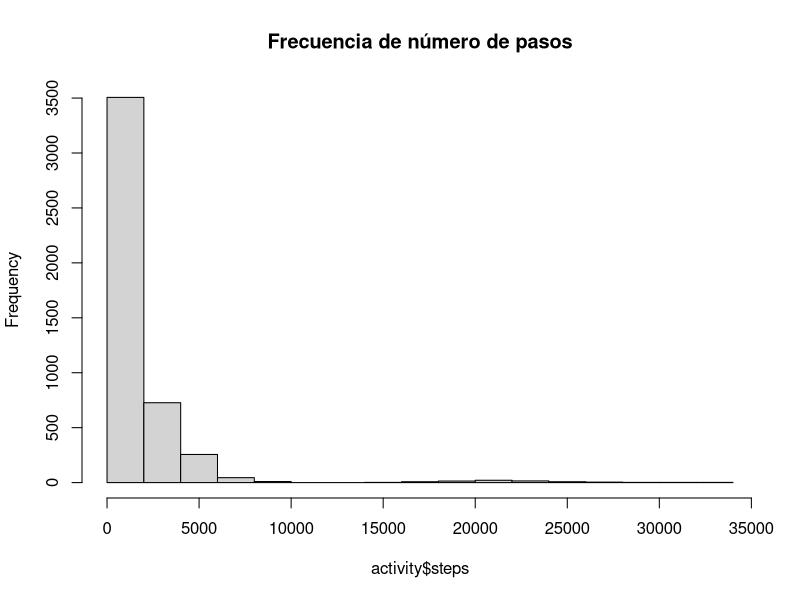
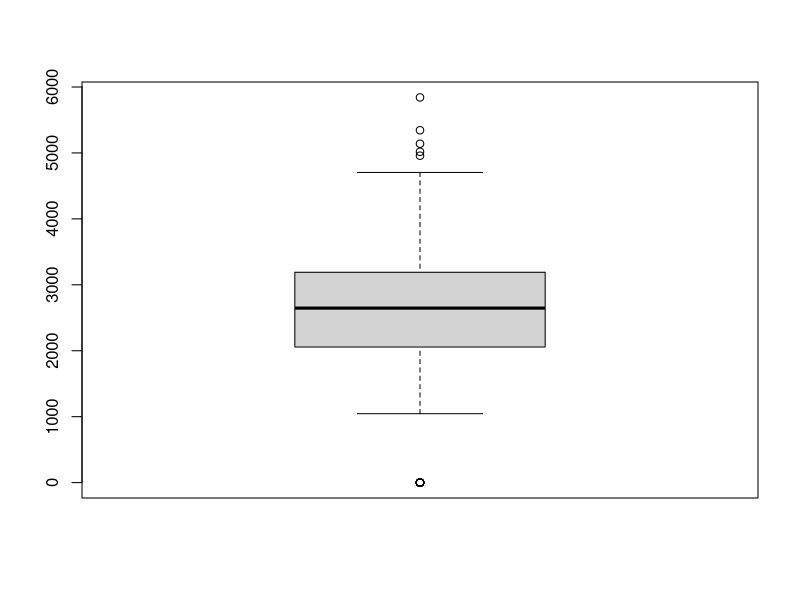
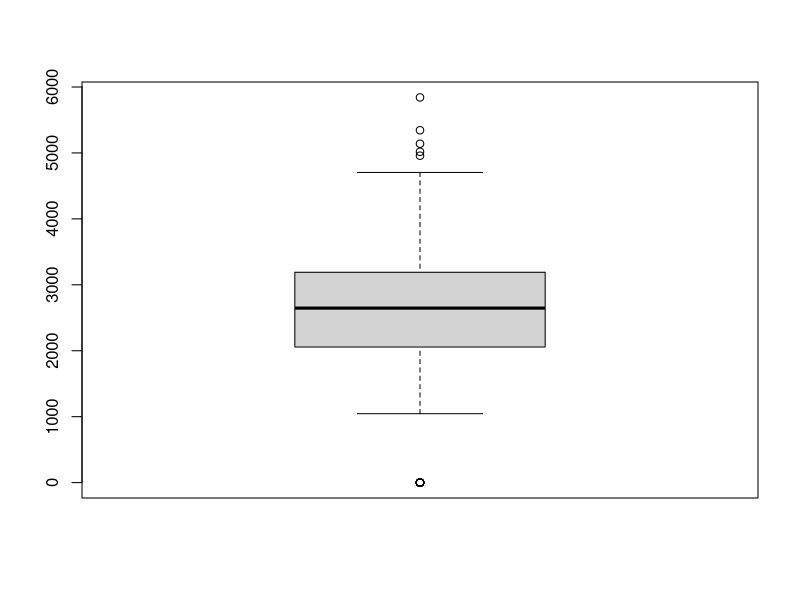
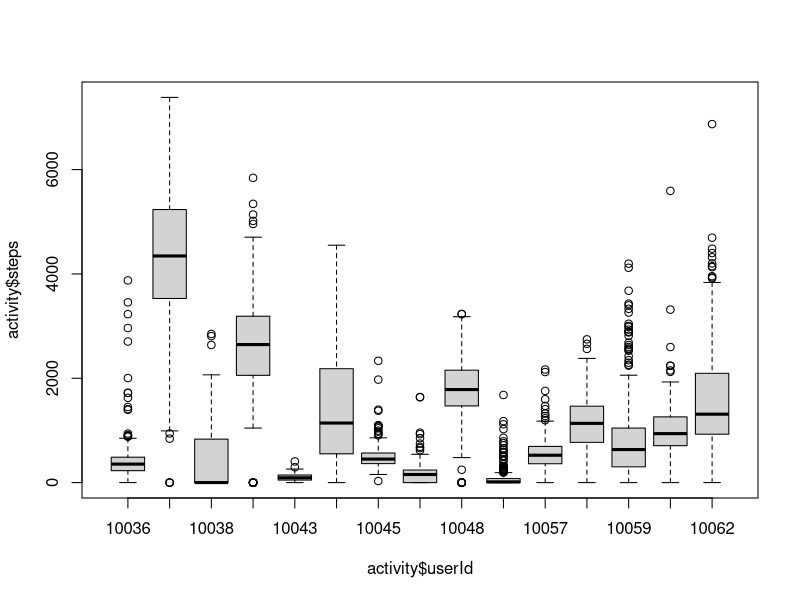
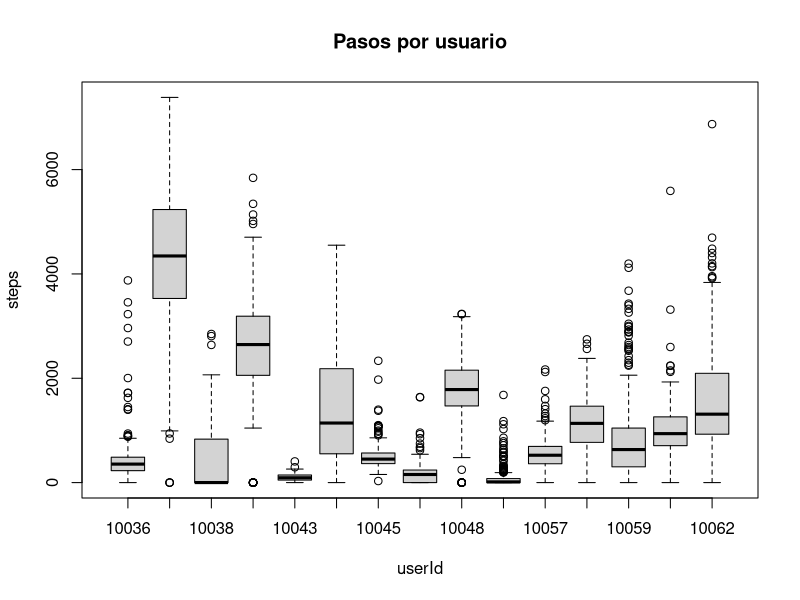
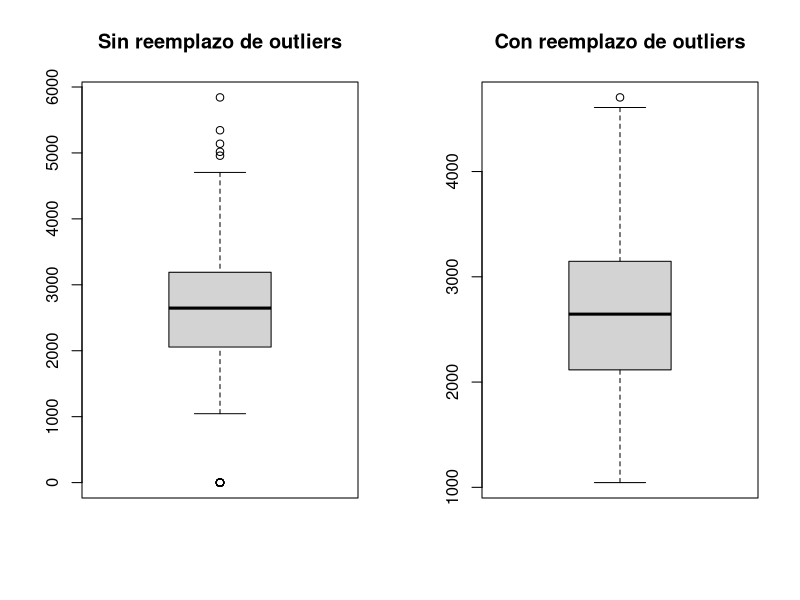
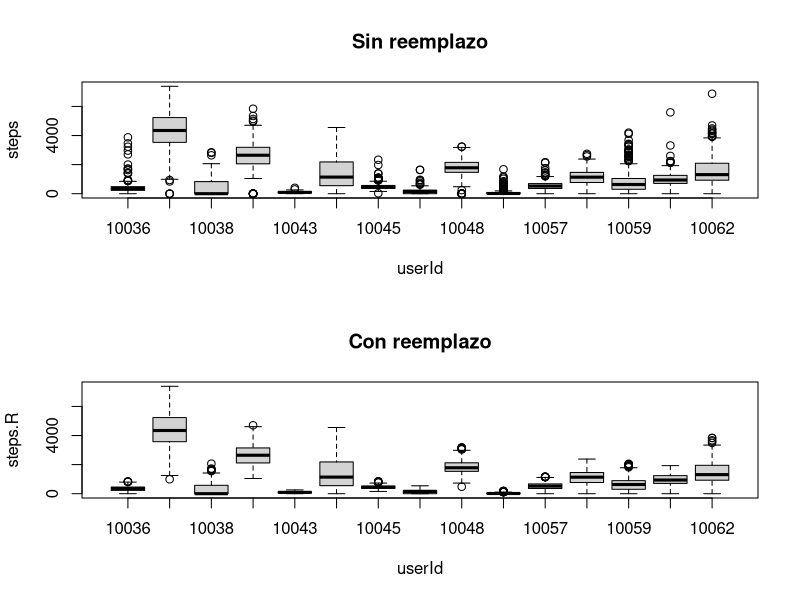

Generate these figures, in order, with R:
#seteamos el directorio de trabajo
setwd("/lab/adictosaltrabajo/rstudio/04")

# Vamos a leer un CSV del proyecto GeriaTIC
# https://www.geriatic.udc.es/el-proyecto/datos-abiertos-open-data-del-proyecto-geria-tic/
user_activity <- read.csv("./user_activity.csv")

user_activity <- read.csv("./user_activity.csv", stringsAsFactors = F)

#para convertir string a fechas
user_activity$registerStartDate <- as.Date(user_activity$registerStartDate, format="%Y/%m/%d")
user_activity$registerFinalDate <- as.Date(user_activity$registerFinalDate, format="%Y/%m/%d")

#para convertir strings a fecha-hora
user_activity$sleepStartDate <- strptime(user_activity$sleepStartDate, format="%Y/%m/%d %H:%M:%S", tz = "UTC")
user_activity$sleepStopDate <- strptime(user_activity$sleepStopDate, format="%Y/%m/%d %H:%M:%S", tz = "UTC")

#nos quedamos con una version simplificada
activity <- user_activity[,c("userId","registerStartDate","steps","distance","calories")]

# Histograma numero de pasos
hist(activity$steps, main="Frecuencia de número de pasos")

# hasta 2000 pasos es bajo
# de 2000 - 4000 pasos sería medio
# de 4000 - 6000 pasos estaría alto
# > 6000 muy alto

# Vamos a convertir la variable numerica "pasos" en categorica
# para ello definimos los puntos de corte
breakPoints <- c(0, 2000, 4000, 6000, Inf)
categories <- c("Low", "Medium", "High", "Very High")

# y cortamos la variable número de pasos segun esta categorizacion
activity$steps.F <- cut(activity$steps, breaks = breakPoints, labels = categories)

summary(activity$steps)

# fijemonos que la media (1687.3) y la mediana (878.5) estan muy distantes
# y guardemos el valor del primer y tercer cuartil en dos variables
Q1 <- 353.0
Q3 <- 1947.5

# Se define el rango intercuantílico como:
IQR <-  Q3 - Q1

# IQR es 1594.5 pasos

# Se define como valor atípico leve aquel que dista 1,5 veces 
# el rango intercuantílico por debajo de Q1 o por encima de Q3 
# q < Q1 - 1,5 IQR o bien q > Q1 + 1,5 IQR
# y valor atípico extremo aquel que dista 3 veces el rango 
# intercantílico por debajo de Q1 o por encima de Q3
#  q < Q1 - 3 IQR o bien q > Q1 + 3 IQR

# vamos a calcular cuales serían los umbrales
umbral_sup <- Q3 + (1.5 * IQR)  # 4339.25 pasos
umbral_inf <- Q1 - (1.5 * IQR)  # -2038.75

# quitamos los outliers superiores (inferiores no hay)
steps <- activity[activity$steps < 4339.25, c("steps")]

summary(steps)

# nos fijamos en el userId 10039

activity_10039 <- activity[activity$userId == 10039,]

summary(activity_10039$steps)

steps_10039 <- activity_10039$steps

# dibujamos el grafico de caja y bigotes
boxplot(steps_10039)

# guardamos los outliers en una variable
outliers_10039 <- boxplot(steps_10039)$out

# veo que el usuario 10041 es el que más outliers
# lo quito

activity <- activity[activity$userId != 10041,]

boxplot(activity$steps ~ activity$userId)

# este boxplot sería equivalente al anterior
boxplot(steps ~ userId, 
        data = activity,
        main = "Pasos por usuario")

outliersReplace <- function(data, lowLimit, highLimit){
  data[data<lowLimit] <- mean(data)
  data[data>highLimit] <- median(data)
  data
}

steps_10039_2 <- outliersReplace(steps_10039, 1045, 4884.5)

summary(steps_10039)
summary(steps_10039_2)

par(mfrow = c(1,2))

boxplot(steps_10039, main = "Sin reemplazo de outliers")
boxplot(steps_10039_2, main = "Con reemplazo de outliers")

# df es el dataFrame que recibimos (ej. activity)
# colNameData es la columna de los datos (ej. "steps")
# colNameBy es la columna por la que trocearemos (ej. "userId")
outliersReplace <- function(df, colNameData, colNameBy){
  #creamos una nueva columna llamada igual que colNameData pero con .R
  colNameData.R <- paste(colNameData, "R", sep=".")
  df[colNameData.R] <- df[colNameData]
  
  #obtenemos los IDs por los que partir el dataframe
  IDs <- unique(df[,c(colNameBy)])
  for (id in IDs){
    data <- df[df[colNameBy] == id, c(colNameData) ]
    
    Q  <- quantile(data)
    minimo <- Q[1]    # valor minimo
    Q1     <- Q[2]    # primer cuartil
    Me     <- Q[3]    # mediana
    Q3     <- Q[4]    # tercer cuartil
    maximo <- Q[5]    # valor maximo
    IQR <- Q3 - Q1
    
    lowLimit <- max(minimo, Q1 - 1.5*IQR)
    highLimit <- min(maximo, Q3 + 1.5*IQR)
    
    # todos los valores donde colNameBy es igual a id
    # y el valor de colNameData es > Q3 + 1.5 * IQR
    # lo reemplazamos por la mediana
    df[df[colNameBy] == id & df[colNameData] > highLimit, c(colNameData.R)] <- Me
    
    # lo mismo para el umbral inferior
    df[df[colNameBy] == id & df[colNameData]  < lowLimit, c(colNameData.R)] <- Me
    
    cat(paste("El", colNameBy, id, "la mediana(", colNameData, ") ==", Me, "\n", sep=" " ))
    
  }
  df
}

activity <- outliersReplace(activity,"steps","userId")

par(mfrow = c(2,1))

boxplot(steps   ~ userId, data = activity, main = "Sin reemplazo")
boxplot(steps.R ~ userId, data = activity, main = "Con reemplazo")
